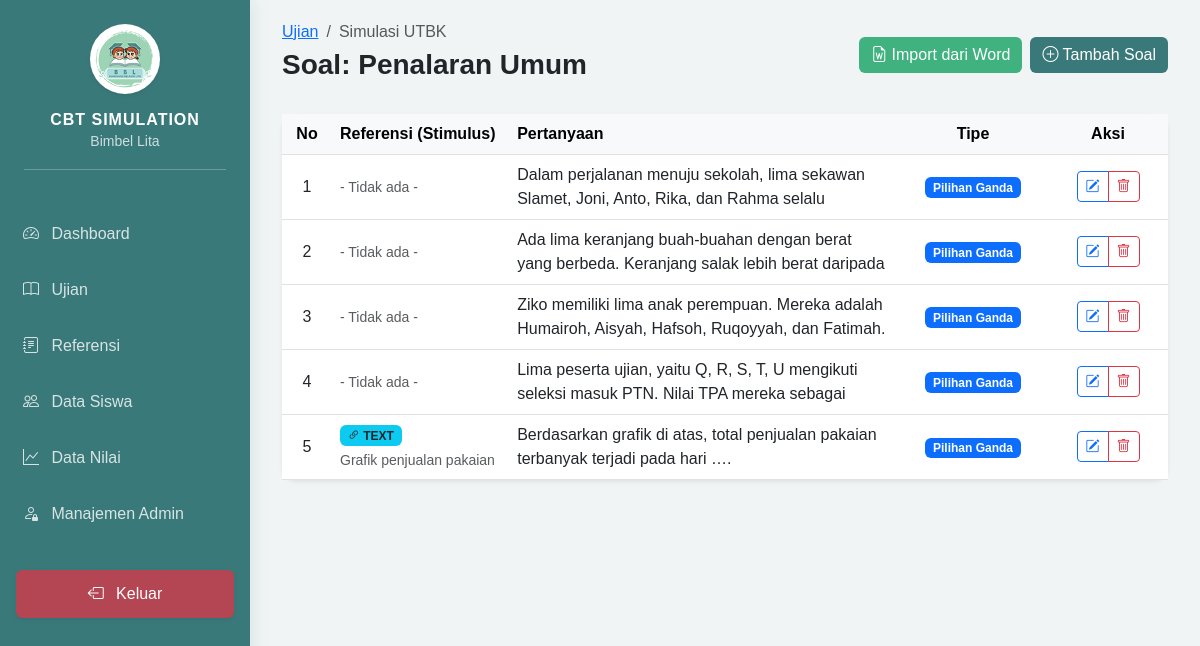
Page /admin/dashboard.php?page=questions&subject_id=11 (signed in) on the committed database.
### tables this page shows
CREATE TABLE `subjects` (
  `id` int NOT NULL,
  `exam_id` int NOT NULL,
  `name` varchar(100) NOT NULL,
  `duration` int NOT NULL,
  `max_score` decimal(10,2) DEFAULT '100.00',
  `is_active` tinyint(1) DEFAULT '1',
  `created_at` timestamp NULL DEFAULT CURRENT_TIMESTAMP
);

CREATE TABLE `exams` (
  `id` int NOT NULL,
  `exam_name` varchar(255) NOT NULL,
  `start_date` datetime NOT NULL,
  `end_date` datetime NOT NULL,
  `is_active` tinyint(1) DEFAULT '1',
  `created_at` timestamp NULL DEFAULT CURRENT_TIMESTAMP
);

CREATE TABLE `questions` (
  `id` int NOT NULL,
  `subject_id` int NOT NULL,
  `reference_id` int DEFAULT NULL,
  `question_text` text NOT NULL,
  `created_at` timestamp NULL DEFAULT CURRENT_TIMESTAMP,
  `question_type` enum('pg','bs','multi') NOT NULL,
  `answer_data` json NOT NULL
);

CREATE TABLE `references` (
  `id` int NOT NULL,
  `subject_id` int NOT NULL,
  `title` varchar(255) NOT NULL,
  `type` enum('text','image') DEFAULT 'text',
  `content` text,
  `image_path` varchar(255) DEFAULT NULL,
  `created_at` timestamp NULL DEFAULT CURRENT_TIMESTAMP
);

### admin/modules/questions/index.php (the view, shortened to what this page needs)
<?php
require_once '../config/database.php';
$subject_id = $_GET['subject_id'] ?? null;
$stmtSub = $pdo->prepare("SELECT s.*, e.exam_name FROM subjects s JOIN exams e ON s.exam_id = e.id WHERE s.id = ?");
$stmtSub->execute([$subject_id]);
$subject = $stmtSub->fetch();
$query = "SELECT q.*, r.title as ref_title, r.type as ref_type
          FROM questions q
          LEFT JOIN `references` r ON q.reference_id = r.id
          WHERE q.subject_id = ?
          ORDER BY q.id DESC";
$stmt = $pdo->prepare($query);
$stmt->execute([$subject_id]);
$questions = $stmt->fetchAll();
?>
<div class="d-flex justify-content-between align-items-center mb-4">
    <div>
        <nav aria-label="breadcrumb">
            <ol class="breadcrumb mb-1">
                <li class="breadcrumb-item"><a href="dashboard.php?page=exams">Ujian</a></li>
                <li class="breadcrumb-item active"><?= htmlspecialchars($subject['exam_name']) ?></li>
            </ol>
        </nav>
        <h3 class="fw-bold">Soal: <?= htmlspecialchars($subject['name']) ?></h3>
    </div>
    <div class="d-flex gap-2">
        <a href="dashboard.php?page=questions_import&subject_id=<?= $subject_id ?>" class="btn btn-success">
            <i class="bi bi-file-earmark-word"></i> Import dari Word
        </a>
        <a href="dashboard.php?page=questions_form&subject_id=<?= $subject_id ?>" class="btn btn-primary">
            <i class="bi bi-plus-circle"></i> Tambah Soal
        </a>
    </div>
</div>
<div class="card border-0 shadow-sm">
    <div class="card-body p-0">
        <div class="table-responsive">
            <table class="table table-hover mb-0 align-middle">
                <thead class="table-light">
                    <tr>
                        <th style="width: 50px;" class="text-center">No</th>
                        <th style="width: 20%;">Referensi (Stimulus)</th>
                        <th>Pertanyaan</th>
                        <th style="width: 150px;" class="text-center">Tipe</th>
                        <th style="width: 120px;" class="text-center">Aksi</th>
                    </tr>
                </thead>
                <tbody>
                    <?php if (empty($questions)): ?>
                        <tr>
                            <td colspan="5" class="text-center py-5 text-muted">
                                <i class="bi bi-clipboard-x display-4"></i>
                                <p class="mt-2">Belum ada soal untuk mata pelajaran ini.</p>
                            </td>
                        </tr>
                    <?php else: ?>
                        <?php foreach ($questions as $index => $q): ?>
                        <tr>
                            <td class="text-center"><?= $index + 1 ?></td>
                            <td>
                                <?php if ($q['reference_id']): ?>
                                    <span class="badge bg-info text-dark mb-1">
                                        <i class="bi bi-link-45deg"></i> <?= strtoupper($q['ref_type'] ?? 'REF') ?>
                                    </span>
                                    <div class="small text-muted text-truncate" style="max-width: 200px;">
                                        <?= htmlspecialchars($q['ref_title'] ?? '-') ?>
                                    </div>
                                <?php else: ?>
                                    <span class="text-muted small">- Tidak ada -</span>
                                <?php endif; ?>
                            </td>
                            <td>
                                <div class="text-truncate-2" style="max-height: 3em; overflow: hidden;">
                                    <?= strip_tags($q['question_text']) ?>
                                </div>
                            </td>
                            <td class="text-center">
                                <?php
                                $badges = [
                                    'pg' => ['bg' => 'primary', 'label' => 'Pilihan Ganda'],
                                    'bs' => ['bg' => 'warning', 'label' => 'Benar / Salah'],
                                    'multi' => ['bg' => 'purple', 'label' => 'Ceklis (Multi)'],
                                ];
                                $type = $q['question_type'];
                                $badge = $badges[$type] ?? ['bg' => 'secondary', 'label' => $type];
                                ?>
                                <span class="badge bg-<?= $badge['bg'] == 'purple' ? 'dark' : $badge['bg'] ?>">
                                    <?= $badge['label'] ?>
                                </span>
                            </td>
                            <td class="text-center">
                                <div class="btn-group">
                                    <a href="dashboard.php?page=questions_form&subject_id=<?= $subject_id ?>&id=<?= $q['id'] ?>"
                                       class="btn btn-sm btn-outline-primary" title="Edit Soal">
                                        <i class="bi bi-pencil-square"></i>
                                    </a>
                                    <a href="modules/questions/process.php?action=delete&id=<?= $q['id'] ?>"
                                       class="btn btn-sm btn-outline-danger"
                                       onclick="return confirm('Yakin ingin menghapus soal ini?')"
                                       title="Hapus Soal">
                                        <i class="bi bi-trash"></i>
                                    </a>
                                </div>
                            </td>
                        </tr>
                        <?php endforeach; ?>
                    <?php endif; ?>
                </tbody>
            </table>
        </div>
    </div>
</div>

### includes/header.php (style rules this page uses)
:root { --sidebar-width: 250px; --primary-teal: #3a797a; --mint-green: #a2d9c1; --mint-light: #f0fdf4; }
body { background-color: #f0f4f4; font-family: 'Poppins', sans-serif; }
.card { border-radius: 15px; border: none; box-shadow: 0 5px 15px rgba(0,0,0,0.05); }
.btn-success { background-color: #3fb27f; border: none; }
.btn-primary { background-color: var(--primary-teal); border: none; }

### rows in the picture
subjects: exam.exam_name "Simulasi UTBK", name "Penalaran Umum"
questions: shows "- Tidak ada -", question_text "Dalam perjalanan menuju sekolah, lima sekawan Slamet, Joni, Anto, Rika, dan Rahma selalu…", question_type "Pilihan Ganda"
questions: shows "- Tidak ada -", question_text "Ada lima keranjang buah-buahan dengan berat yang berbeda. Keranjang salak lebih berat daripada…", question_type "Pilihan Ganda"
questions: shows "- Tidak ada -", question_text "Ziko memiliki lima anak perempuan. Mereka adalah Humairoh, Aisyah, Hafsoh, Ruqoyyah, dan Fatimah.…", question_type "Pilihan Ganda"
questions: shows "- Tidak ada -", question_text "Lima peserta ujian, yaitu Q, R, S, T, U mengikuti seleksi masuk PTN. Nilai TPA mereka sebagai…", question_type "Pilihan Ganda"
questions: reference.type "TEXT", reference.title "Grafik penjualan pakaian", question_text "Berdasarkan grafik di atas, total penjualan pakaian terbanyak terjadi pada hari ….", question_type "Pilihan Ganda"
